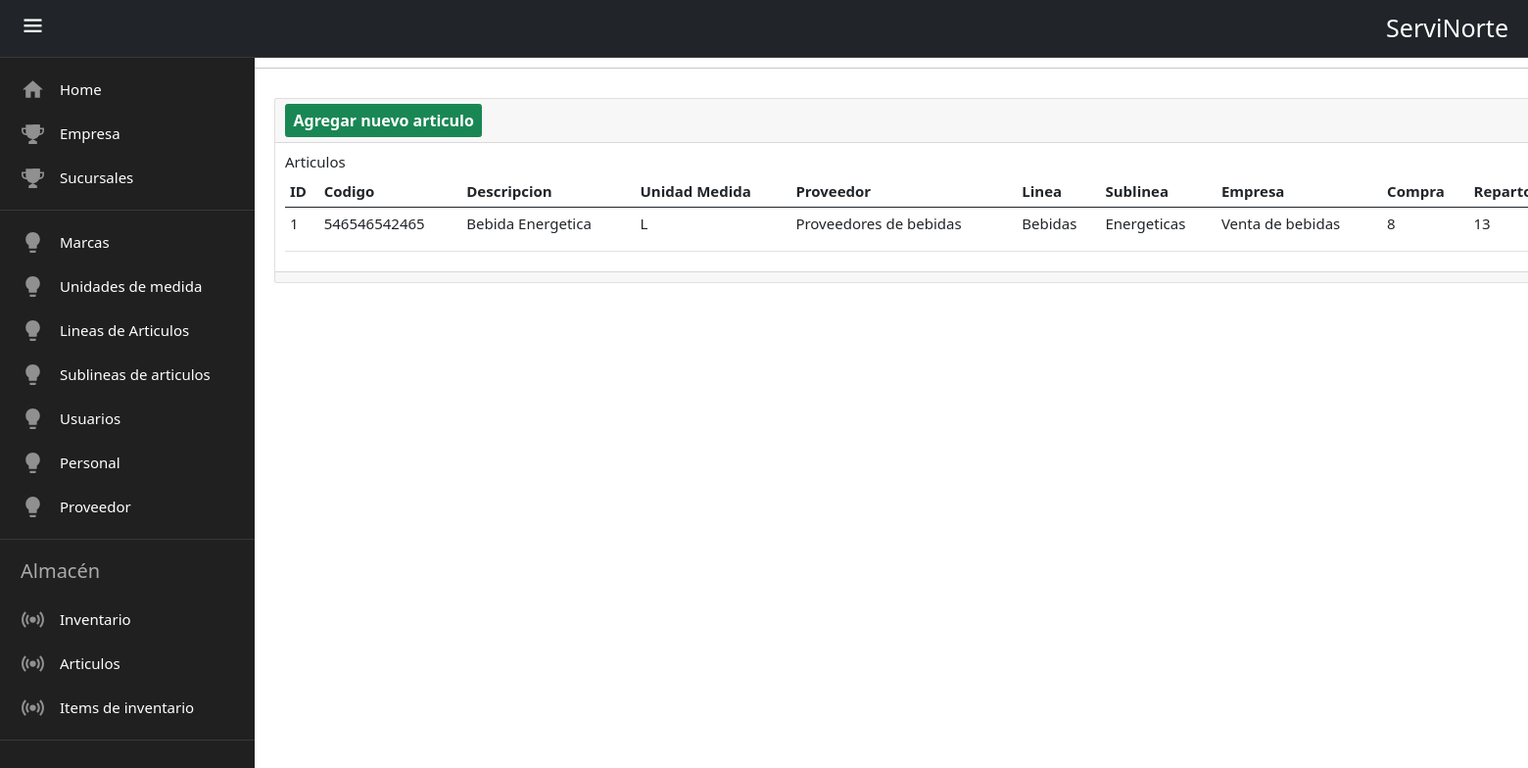
The app's page /articulo/ with its own data.
### servinorte_r/models.py (models this page shows, shortened)
class Articulos(models.Model):
    codigo_sku = models.CharField(max_length=25, help_text="El codigo de articulo. ")
    descripcion = models.CharField(
        max_length=150, help_text="La descripcion del articulo. "
    )
    Unidades_medida = models.ForeignKey(Unidades_medida, on_delete=models.CASCADE)
    grupos_proveedor = models.ForeignKey(grupos_proveedor, on_delete=models.CASCADE)
    lineas_articulos = models.ForeignKey(lineas_articulos, on_delete=models.CASCADE)
    sublineas_articulos = models.ForeignKey(
        sublineas_articulos, on_delete=models.CASCADE
    )
    Empresa = models.ForeignKey(Empresa, on_delete=models.CASCADE)
    factor_compra = models.IntegerField(help_text="El factor compra. ")
    factor_reparto = models.IntegerField(help_text="El factor venta. ")
    marcas = models.ForeignKey(marcas, on_delete=models.CASCADE)

class Unidades_medida(models.Model):
    unidad_medida_id = models.CharField(
        max_length=10, help_text="El id de la unidad de medida. "
    )
    unidad_nombre = models.CharField(
        max_length=150, help_text="El nombre de la unidad de medida. "
    )
    def __str__(self):
        return self.unidad_nombre

class grupos_proveedor(models.Model):
    class ProveedorRole(models.TextChoices):
        ACTIVO = "1"
        INACTIVO = "0"
    codigo_grupo = models.CharField(max_length=15, help_text="El codigo del grupo. ")
    grupo_descripcion = models.CharField(
        max_length=100, help_text="La descripcion del grupo. "
    )
    Empresa = models.ForeignKey(Empresa, on_delete=models.CASCADE)
    activo = models.CharField(
        verbose_name="La validacion de situacion es. ",
        choices=ProveedorRole.choices,
        max_length=1,
    )
    def __str__(self):
        return self.grupo_descripcion

class lineas_articulos(models.Model):
    class LineaArticuloRole(models.TextChoices):
        ACTIVO = "1"
        INACTIVO = "0"
    codigo_linea = models.CharField(
        max_length=15, help_text="El codigo de la linea de articulos. "
    )
    linea_descripcion = models.CharField(
        max_length=100, help_text="La descripcion de la linea de articulos. "
    )
    grupos_proveedor = models.ForeignKey(grupos_proveedor, on_delete=models.CASCADE)
    activo = models.CharField(
        verbose_name="La validacion de situacion es. ",
        choices=LineaArticuloRole.choices,
        max_length=1,
    )
    def __str__(self):
        return self.linea_descripcion

class sublineas_articulos(models.Model):
    class SubLineaArticuloRole(models.TextChoices):
        ACTIVO = "1"
        INACTIVO = "0"
    codigo_sublinea = models.CharField(
        max_length=15, help_text="El codigo de la sublinea. "
    )
    sublinea_descripcion = models.CharField(
        max_length=100, help_text="La descripcion de la sublinea. "
    )
    lineas_articulos = models.ForeignKey(lineas_articulos, on_delete=models.CASCADE)
    estado = models.CharField(
        verbose_name="La validacion de estado es. ",
        choices=SubLineaArticuloRole.choices,
        max_length=1,
    )
    def __str__(self):
        return self.sublinea_descripcion

class Empresa(models.Model):
    nro_documento = models.CharField(
        max_length=11, help_text="El nro.documento de la empresa. "
    )
    razon_social = models.CharField(
        max_length=150, help_text="La razón social de la empresa. "
    )
    direccion = models.CharField(
        max_length=150, help_text="La direccion de la empresa. "
    )
    def __str__(self):
        return self.razon_social

### servinorte_r/views.py (the view)
# urls.py: path('articulo/',views.articulos,name='articulo'),
def articulos(request):
    articulos=Articulos.objects.all()
    return render(request,"articulo/index.html",{'articulos':articulos})

### servinorte_r/models.py (called while the page is built)
    def __str__(self):
        return self.marca_nombre

### templates/articulo/index.html (shortened to what this page needs)
{% extends 'base.html' %}{% block content %}
<hr />
<div class="contenedor">
  <div class="card">
    <div class="card-header">
      <a
        name=""
        id=""
        class="btn btn-success text-white"
        style="font-size: medium; font-weight: bold"
        href="{% url 'crear_articulo' %}"
        role="button"
      >
        Agregar nuevo articulo
      </a>
    </div>
    <div class="card-body">
      <h4 class="card-title">Articulos</h4>
      <table class="table">
        <thead>
          <tr>
            <th>ID</th>
            <th>Codigo</th>
            <th>Descripcion</th>
            <th>Unidad Medida</th>
            <th>Proveedor</th>
            <th>Linea</th>
            <th>Sublinea</th>
            <th>Empresa</th>
            <th>Compra</th>
            <th>Reparto</th>
          </tr>
        </thead>
        <tbody>
          {% for articulo in articulos %}
          <tr>
            <td>{{ articulo.id }}</td>
            <td>{{ articulo.codigo_sku }}</td>
            <td>{{ articulo.descripcion }}</td>
            <td>{{ articulo.Unidades_medida }}</td>
            <td>{{ articulo.grupos_proveedor }}</td>
            <td>{{ articulo.lineas_articulos }}</td>
            <td>{{ articulo.sublineas_articulos }}</td>
            <td>{{ articulo.Empresa }}</td>
            <td>{{ articulo.factor_compra }}</td>
            <td>{{ articulo.factor_reparto }}</td>
          </tr>
          {% endfor %}
        </tbody>
      </table>
    </div>
    <div class="card-footer text-muted"></div>
  </div>
</div>
{% endblock %}

### servinorte_r/static/css/style.css (style rules this page uses)
:root { --fondo-color:#231e27; --items-color:#202020; --border-color:#383838; --text-color:#e7e7e7; }
* { padding: 0; box-sizing: border-box; margin: 0; }
html { font-size: 62.5%; font-family: sans-serif; }
body { width: 100%; height: 100vh; background-color: #231e27; position: relative; }
.contenedor { width:1600px; margin-left:280px; margin-top: 30px; font-size: 150%; }

### records on screen
Articulos: id "1", codigo_sku "546546542465", descripcion "Bebida Energetica", Unidades_medida "L", grupos_proveedor "Proveedores de bebidas", lineas_articulos "Bebidas", sublineas_articulos "Energeticas", Empresa "Venta de bebidas", factor_compra "8", factor_reparto "13"
